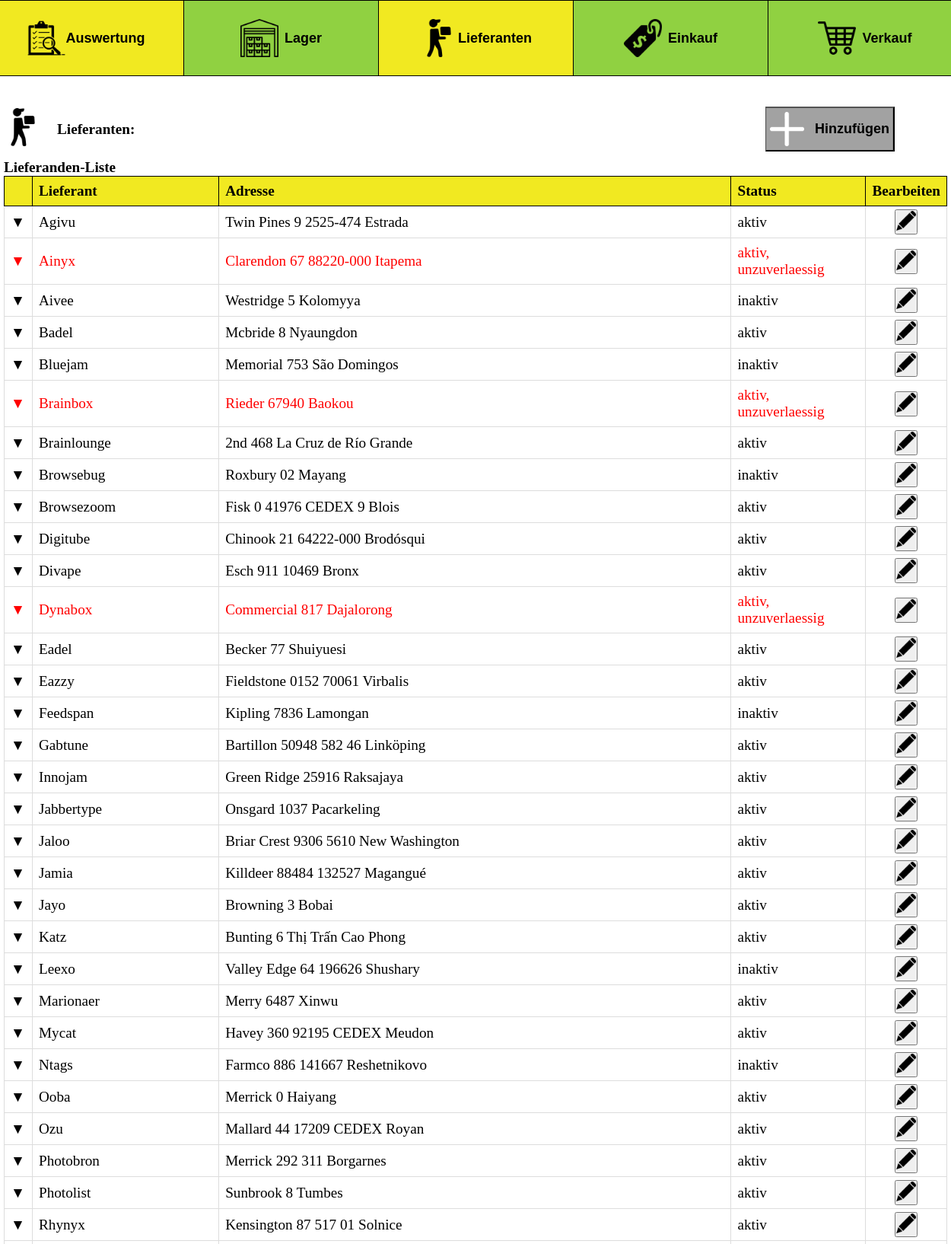
/Lieferanten.php (upper part), run on the app's committed database.
### tables this page shows
CREATE TABLE IF NOT EXISTS `Lieferanten`
(
    `Lieferanten-ID` INT         NOT NULL AUTO_INCREMENT,
    `Aktiv`          BOOLEAN     NULL DEFAULT TRUE,
    `Name`           VARCHAR(60) NULL,
    `Strasse`         VARCHAR(30) NULL,
    `Hausnummer`     VARCHAR(5) NULL,
    `Plz`            VARCHAR(15) NULL,
    `Ort`            VARCHAR(30) NULL,
    `Land`           VARCHAR(45) NULL DEFAULT 'Deutschland',
    `Zuverlaessigkeit` double NULL DEFAULT 1,
    `ISDELETE`       BOOLEAN DEFAULT FALSE,
    PRIMARY KEY (`Lieferanten-ID`)
);

### Lieferanten.php (the view, shortened to what this page needs)
<?php
global $link;
$sql_lieferanten_tabelle = "SELECT l.Name, l.Plz, l.Ort, l.Strasse, l.Hausnummer, l.`Lieferanten-ID`, l.Aktiv, l.Zuverlaessigkeit FROM Lieferanten l ORDER BY l.Name";
$result_lieferant_tabelle = mysqli_query($link, $sql_lieferanten_tabelle);
function func_status($aktiv, $zuverleassig):
String {
    $status = "inaktiv";
    if ($aktiv == "1") $status = "aktiv";
    if($zuverleassig != "")
        $zuverleassig = ", ".$zuverleassig;
    return $status.$zuverleassig;
}
?>
<!DOCTYPE html>
<html lang="en">
<head>
    <link rel="stylesheet" href="Lieferanten.css">
</head>
<body>
<div id="global_wrapper">
    <div id="nav_wrapper">
        <nav>
            <a href="index.php"><button id="bt_Auswertung"><img src="./img/auswertung.png" alt ="auswertung">
                    Auswertung</button></a>
            <a href="Lager.php"><button id="bt_Lager"><img src="./img/lager.png" alt ="lager">Lager</button></a>
            <a href="Lieferanten.php"><button id="bt_Lieferanten"><img
                            src="./img/lieferant.png" alt ="lieferanten">Lieferanten</button></a>
            <a href="Einkauf.php"><button id="bt_Einkauf"><img src="./img/price-tag.png" alt ="einkauf">Einkauf</button></a>
            <a href="Verkauf.php"><button id="bt_Verkauf"><img src="./img/shopping-cart.png" alt ="verkauf">Verkauf</button></a>
        </nav>
    </div>
    <div id="content_wrapper">
        <div id="inner_content_wrapper">
            <div id="Lieferanten_wrapper">
                <div id="Title_Lieferanten_wrapper">
                    <div class="img_wrapper" id="lieferantenpng">
                        <img src="./img/lieferant.png" alt="">
                    </div>
                    <span><b>Lieferanten:</b></span><br>
                    <button class="bt_addnew" id="bt_addnew" onclick="func_addbutton()">
                        <div id="div_addnew">
                            <img src="./img/plus-positive-add-mathematical-symbol.png" alt="">
                            <div><span>Hinzufügen</span></div>
                        </div>
                    </button>
                </div>
                <span><b>Lieferanden-Liste</b></span>
                <table id="main_table">
                    <tr>
                        <th></th>
                        <th>Lieferant</th>
                        <th>Adresse</th>
                        <th>Status</th>
                        <th>Bearbeiten</th>
                    </tr>
                    <?php
                    $which_row = 0;
                    foreach($result_lieferant_tabelle as $eintrag) {
                        $zuverlaessigkeit = "";
                        if($eintrag['Zuverlaessigkeit'] < 0.7)
                            $zuverlaessigkeit = "unzuverlaessig";
                        echo ' <tr class="new_tr '.$zuverlaessigkeit.'">
                                            <td class="expander">▼</td>
                                           <td>' . $eintrag['Name'] . '</td>
                                           <td>' . $eintrag['Strasse'] . " " . $eintrag['Hausnummer'] . " " . $eintrag['Plz'] . " " . $eintrag['Ort'] . '</td>
                                           <td>' . func_status($eintrag['Aktiv'],$zuverlaessigkeit) . '</td>
                                           <script>
                                           //---- sowie Speicherung der Informationen die beim Bearbeiten displayed werden müssen----------
                                                    row.push(new Array("' . $eintrag['Name'] . '","' . $eintrag['Strasse'] . '","' . $eintrag['Hausnummer'] . '","' . $eintrag['Plz'] . '",
                                                                            "' . $eintrag['Ort'] . '","' . $eintrag['Aktiv'] .'","' . $eintrag['Lieferanten-ID'] . '"));
                                           </script>
                                           <td>
                                           <div>
                                           <button class="bt_bearbeiten" onclick="func_bearbeitenbutton(row[' . $which_row . '])">
                                           <img src="./img/pen.png" alt="Stift">
                                           </button>
                                           </div>
                                           </td>
                                           </tr>';
                        $which_row++;
                    }
                    ?>
            </div>
        </div>
    </div>
</div>
</body>
</html>

### Lieferanten.css (style rules this page uses)
* { padding: 0; margin: 0; transition: smooth; }
body { background-color: grey; height: 100%; }
#global_wrapper { background-color: white; min-height: calc(100vh - 20px); width: var(--main_width); margin-left: calc((100vw - var(--main_width)) / 2); margin-right: calc((100vw - var(--main_width)) / 2); padding-bottom: 20px; }
#nav_wrapper { background-color: grey; display: flex; justify-content: center; height: 100%; position: sticky; top: 0; z-index: 999; }
nav { display: flex; flex-direction: row; flex-wrap: nowrap; width: var(--main_width); height: 100px; justify-content: center; align-content: center; }
nav > a { background-color: var(--gruen); width: 20%; text-decoration: none; }
nav > a button { background-color: var(--gruen); width: 100%; height: 100%; border: 1px solid black; border-right: 0px; display: flex; align-items: center; justify-content: center; font-size: large; font-weight: 600; }
#nav_wrapper nav a:nth-of-type(even) img { margin-right: 8px; }
#nav_wrapper nav a:last-child img { margin-right: 8px; }
nav > a:last-child button { background-color: var(--gruen); width: 100%; height: 100%; border-right: 1px solid black; }
nav img { width: 50px; height: auto; }
#bt_Lieferanten { background-color: var(--gelb); }
#content_wrapper { background-color: grey; display: flex; justify-content: center; height: 100%; }
#inner_content_wrapper { background-color: white; display: flex; flex-direction: column; flex-wrap: nowrap; width: var(--main_width); justify-content: center; align-content: center; padding-top: 20px; }
#inner_content_wrapper > * { padding-left: 20px; padding-right: 20px; }
#inner_popup td, th { border: 1px solid; }
#Lieferanten_wrapper { margin-top: 20px; }
#Title_Lieferanten_wrapper { display: flex; flex-direction: row; align-items: center; font-size: larger; margin-bottom: 10px; }
#lieferantenpng { display: inline-block; width: 50px; height: auto; margin-right: 20px; }
#lieferantenpng img { width: 100%; height: auto; }
#Title_Lieferanten_wrapper #bt_addnew { font-size: large; font-weight: 300; font-weight: bolder; background-color: grey; display: flex; text-align: center; position: relative; margin-left: calc(var(--main_width) - 40px - 20px - 102.38px - 159px - 130px); cursor: pointer; width: var(--button-width); }
#Title_Lieferanten_wrapper #div_addnew { background-color: var(--button-backgroundcolor); display: flex; text-align: center; position: relative; cursor: pointer; width: 100%; transform: translateX(-1px); }
#Title_Lieferanten_wrapper #div_addnew img { width: 45px; height: 45px; padding: 5px; }
#Title_Lieferanten_wrapper #div_addnew div { width: calc(80% - 50px); margin-left: 10%; display: flex; align-items: center; justify-content: center; }
#Lieferanten_wrapper > span { font-size: larger; }
#Lieferanten_wrapper table { border-collapse: collapse; width: 100%; }
table td,th { border: 1px solid #dddddd; text-align: left; padding: 8px; font-size: var(--table_fontsize); }
table th:nth-of-type(4) { width: 10rem !important; }
table th:nth-of-type(5) { width: 4rem !important; }
#Lieferanten_wrapper table th { background-color: var(--gelb); }
#Lieferanten_wrapper table th:last-child { width: 90px; }
table td, th :not(:first-child) { border: 1px solid #dddddd; text-align: left; padding: 8px; }
td, th { border: 1px solid; }
#Lieferanten_wrapper .expander { width: 20px; height: auto; }
.unzuverlaessig { color: red; }
#Lieferanten_wrapper .new_tr > td:first-child { cursor: pointer; }
#Lieferanten_wrapper .new_tr > td:last-child { padding-top: 4px; padding-bottom: 4px; }
#Lieferanten_wrapper .new_tr > td:last-child div { display: flex; align-items: center; justify-content: center; padding-top: 0px; padding-bottom: 0px; }
.bt_bearbeiten { display: inline-block; width: 30px; height: auto; }
.bt_bearbeiten img { width: 100%; height: auto; }

### global_var.css (style rules this page uses)
:root { --main_width: 1280px; --gelb: #F1E921; --gruen: #90D141; --table_fontsize: 1.2em; --button-backgroundcolor: rgba(172, 172, 172, 0.781); --button-width: 170px; font-family: 'Times New Roman', Times, serif; }

### data on the page
lieferanten: Name "Agivu", Strasse "Twin Pines", Hausnummer "9", Plz "2525-474", Ort "Estrada", Aktiv "aktiv"
lieferanten: Name "Ainyx", Strasse "Clarendon", Hausnummer "67", Plz "88220-000", Ort "Itapema", func_status($eintrag['Aktiv'],$zuverlaessigkeit) "aktiv, unzuverlaessig"
lieferanten: Name "Aivee", Strasse "Westridge", Hausnummer "5", Ort "Kolomyya", Aktiv "inaktiv"
lieferanten: Name "Badel", Strasse "Mcbride", Hausnummer "8", Ort "Nyaungdon", Aktiv "aktiv"
lieferanten: Name "Bluejam", Strasse "Memorial", Hausnummer "753", Ort "São Domingos", Aktiv "inaktiv"
lieferanten: Name "Brainbox", Strasse "Rieder", Hausnummer "67940", Ort "Baokou", func_status($eintrag['Aktiv'],$zuverlaessigkeit) "aktiv, unzuverlaessig"
lieferanten: Name "Brainlounge", Strasse "2nd", Hausnummer "468", Ort "La Cruz de Río Grande", Aktiv "aktiv"
lieferanten: Name "Browsebug", Strasse "Roxbury", Hausnummer "02", Ort "Mayang", Aktiv "inaktiv"
lieferanten: Name "Browsezoom", Strasse "Fisk", Hausnummer "0", Plz "41976 CEDEX 9", Ort "Blois", Aktiv "aktiv"
lieferanten: Name "Digitube", Strasse "Chinook", Hausnummer "21", Plz "64222-000", Ort "Brodósqui", Aktiv "aktiv"
lieferanten: Name "Divape", Strasse "Esch", Hausnummer "911", Plz "10469", Ort "Bronx", Aktiv "aktiv"
lieferanten: Name "Dynabox", Strasse "Commercial", Hausnummer "817", Ort "Dajalorong", func_status($eintrag['Aktiv'],$zuverlaessigkeit) "aktiv, unzuverlaessig"
lieferanten: Name "Eadel", Strasse "Becker", Hausnummer "77", Ort "Shuiyuesi", Aktiv "aktiv"
lieferanten: Name "Eazzy", Strasse "Fieldstone", Hausnummer "0152", Plz "70061", Ort "Virbalis", Aktiv "aktiv"
lieferanten: Name "Feedspan", Strasse "Kipling", Hausnummer "7836", Ort "Lamongan", Aktiv "inaktiv"
lieferanten: Name "Gabtune", Strasse "Bartillon", Hausnummer "50948", Plz "582 46", Ort "Linköping", Aktiv "aktiv"
lieferanten: Name "Innojam", Strasse "Green Ridge", Hausnummer "25916", Ort "Raksajaya", Aktiv "aktiv"
lieferanten: Name "Jabbertype", Strasse "Onsgard", Hausnummer "1037", Ort "Pacarkeling", Aktiv "aktiv"
lieferanten: Name "Jaloo", Strasse "Briar Crest", Hausnummer "9306", Plz "5610", Ort "New Washington", Aktiv "aktiv"
lieferanten: Name "Jamia", Strasse "Killdeer", Hausnummer "88484", Plz "132527", Ort "Magangué", Aktiv "aktiv"
lieferanten: Name "Jayo", Strasse "Browning", Hausnummer "3", Ort "Bobai", Aktiv "aktiv"
lieferanten: Name "Katz", Strasse "Bunting", Hausnummer "6", Ort "Thị Trấn Cao Phong", Aktiv "aktiv"
lieferanten: Name "Leexo", Strasse "Valley Edge", Hausnummer "64", Plz "196626", Ort "Shushary", Aktiv "inaktiv"
lieferanten: Name "Marionaer", Strasse "Merry", Hausnummer "6487", Ort "Xinwu", Aktiv "aktiv"
lieferanten: Name "Mycat", Strasse "Havey", Hausnummer "360", Plz "92195 CEDEX", Ort "Meudon", Aktiv "aktiv"
lieferanten: Name "Ntags", Strasse "Farmco", Hausnummer "886", Plz "141667", Ort "Reshetnikovo", Aktiv "inaktiv"
lieferanten: Name "Ooba", Strasse "Merrick", Hausnummer "0", Ort "Haiyang", Aktiv "aktiv"
lieferanten: Name "Ozu", Strasse "Mallard", Hausnummer "44", Plz "17209 CEDEX", Ort "Royan", Aktiv "aktiv"
lieferanten: Name "Photobron", Strasse "Merrick", Hausnummer "292", Plz "311", Ort "Borgarnes", Aktiv "aktiv"
lieferanten: Name "Photolist", Strasse "Sunbrook", Hausnummer "8", Ort "Tumbes", Aktiv "aktiv"
lieferanten: Name "Rhynyx", Strasse "Kensington", Hausnummer "87", Plz "517 01", Ort "Solnice", Aktiv "aktiv"
